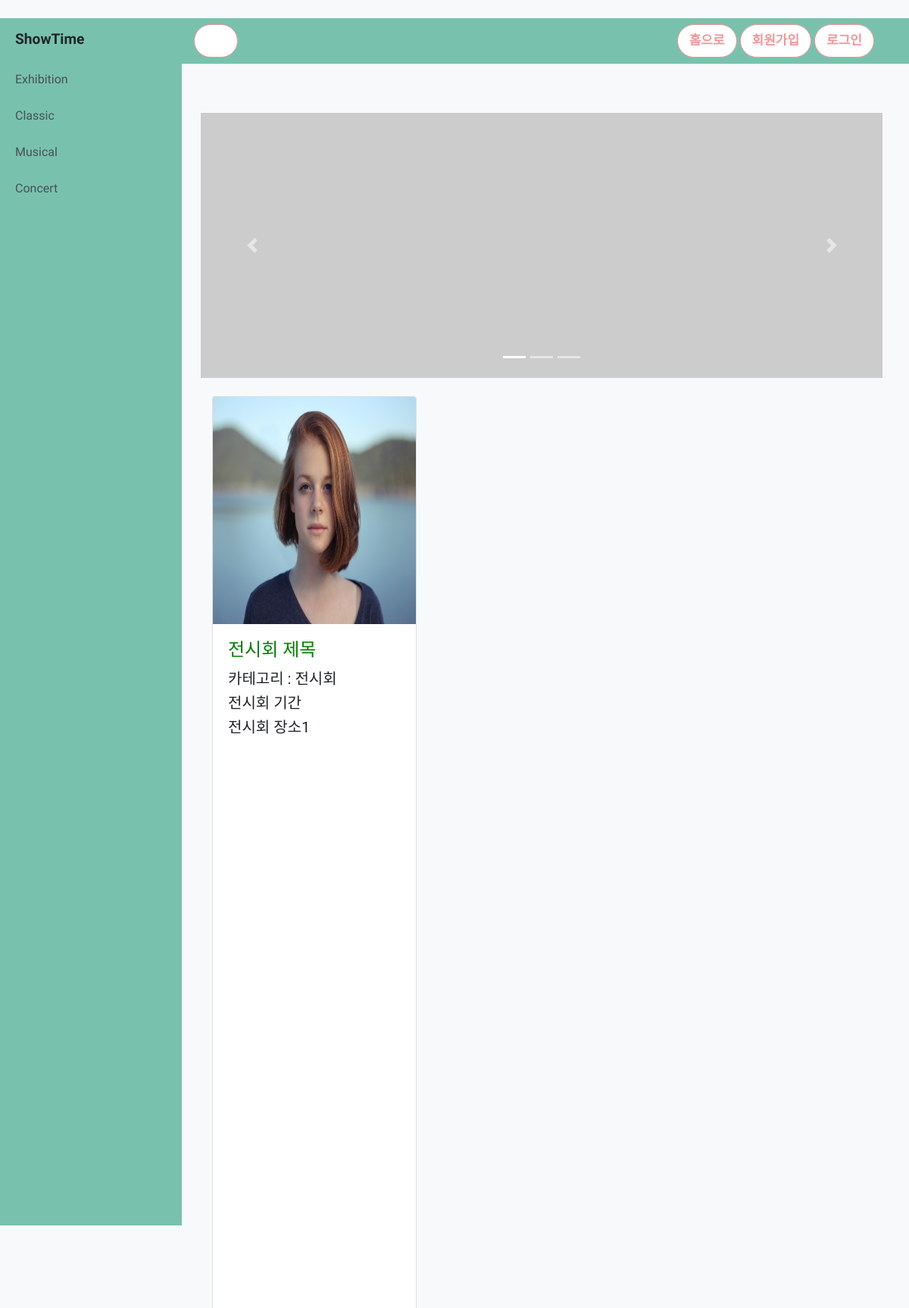
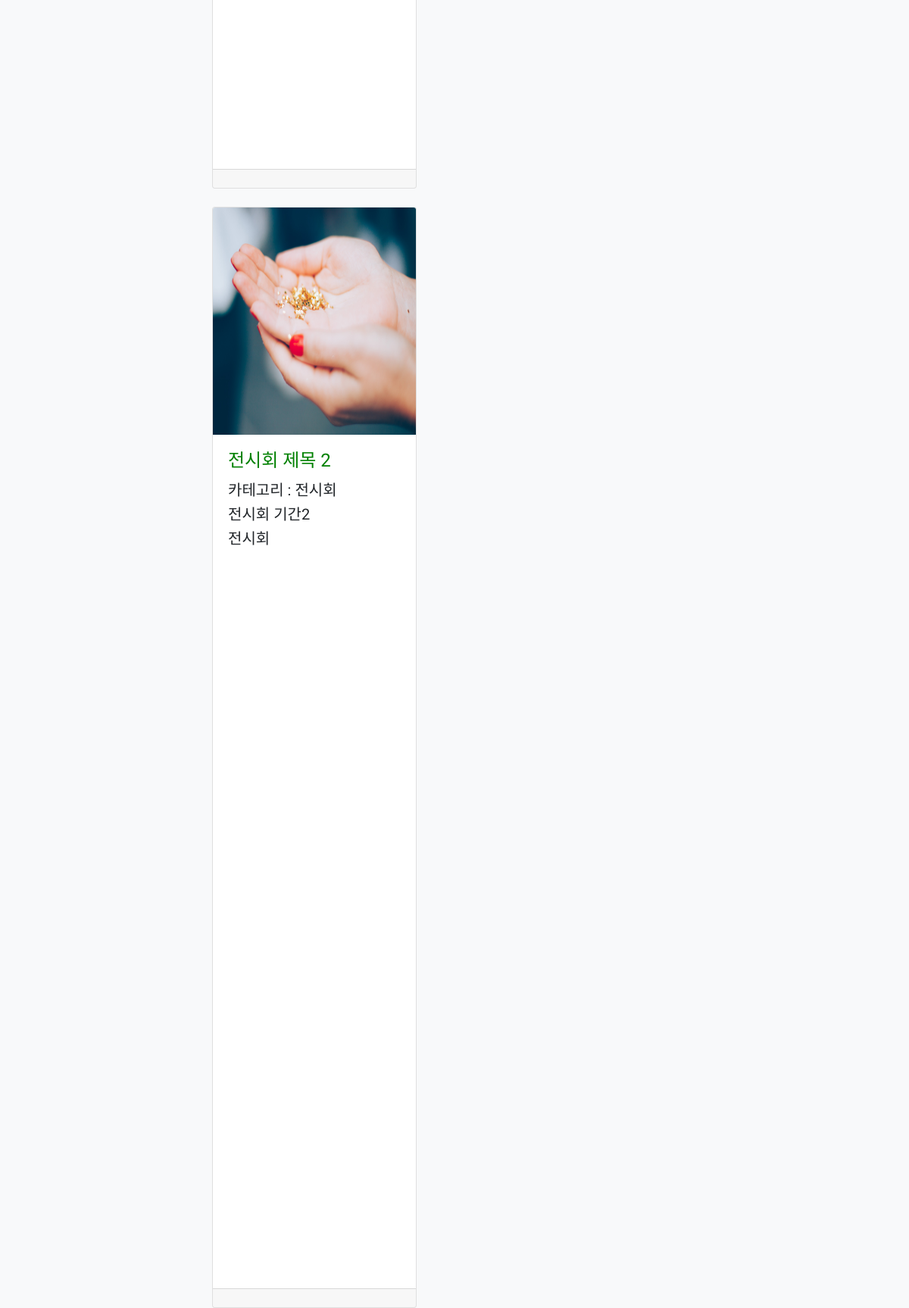
The app's page /showtime/exhibition/ with its own data (2 pictures, top to bottom).
### show/models.py (models this page shows, shortened)
class Post(models.Model):
    category = models.ForeignKey(Category, on_delete=models.CASCADE)
    title= models.CharField(max_length=300)
    date=models.CharField(max_length=300)
    time=models.CharField(max_length=300)
    tel=models.CharField(max_length=300)
    place1=models.CharField(max_length=300)
    place2=models.CharField(max_length=300)
    place_url=models.CharField(max_length=300)
    price=models.CharField(max_length=300)
    link=models.CharField(max_length=300)
    image = models.ImageField(upload_to='images/')

class Category(models.Model):
    category = models.CharField(max_length=30)
    def __str__(self):
        return self.category

### show/views.py (the view)
# urls.py: path('showtime/exhibition/', show.views.exhibition, name="exhibition"),
def exhibition(request):
    posts = Post.objects
    exhibitions = Post.objects.filter(category=2)
    return render(request, 'show/exhibition.html', {'exhibitions':exhibitions})

### show/templates/show/exhibition.html (shortened to what this page needs)
{% extends "show/base.html" %}
{% block content %}
    <div class="row">
        <div class="fluid-center" style="padding: 15px; margin: 25px;">
        <div id="carouselExampleIndicators" class="carousel slide my-4" data-ride="carousel">
            <ol class="carousel-indicators">
                <li data-target="#carouselExampleIndicators" data-slide-to="0" class="active"></li>
                <li data-target="#carouselExampleIndicators" data-slide-to="1"></li>
                <li data-target="#carouselExampleIndicators" data-slide-to="2"></li>
            </ol>
            <div class="carousel-inner" role="listbox">
                <div class="carousel-item active">
                    <img class="d-block img-fluid" src="http://placehold.it/900x350" alt="First slide" style="width: 100%;">
                </div>
            </div>
            <a class="carousel-control-prev" href="#carouselExampleIndicators" role="button" data-slide="prev">
                <span class="carousel-control-prev-icon" aria-hidden="true"></span>
            </a>
            <a class="carousel-control-next" href="#carouselExampleIndicators" role="button" data-slide="next">
                <span class="carousel-control-next-icon" aria-hidden="true"></span>
            </a>
        </div>
        {% for post in exhibitions %}
            <div class="col-lg-4 col-md-6 mb-4">
                    <div class="card h-100">
                        {% if post.image %}
                        <a href="{% url 'detail' post.id %}"><img class="card-img-top" src="{{ post.image.url }}" alt="" height=300></a>
                        {% endif %}
                        <div class="card-body">
                            <h4 class="card-title">
                            <a href="{% url 'detail' post.id %}" style="color: green;">{{ post.title }}</a>
                            </h4>
                            <h5> 카테고리 : {{post.category}}</h5>
                            <h5> {{post.date}}</h5>
                            <h5>{{post.place1}}</h5>
                        </div>
                        <div class="card-footer">
                        </div>
                    </div>
                </div>
        {% endfor %}
            </div>
        </div>
        </div>
{% endblock %}

### show/static/show/home.css (style rules this page uses)
body { overflow-x: hidden; width: 100%; background-color:#F8F9FA; font-family: 'Nanum Myeongjo', serif; }

### records on screen
Post: image (picture), title "전시회 제목", category "전시회", date "전시회 기간", place1 "전시회 장소1"
Post: image (picture), title "전시회 제목 2", category "전시회", date "전시회 기간2", place1 "전시회"
